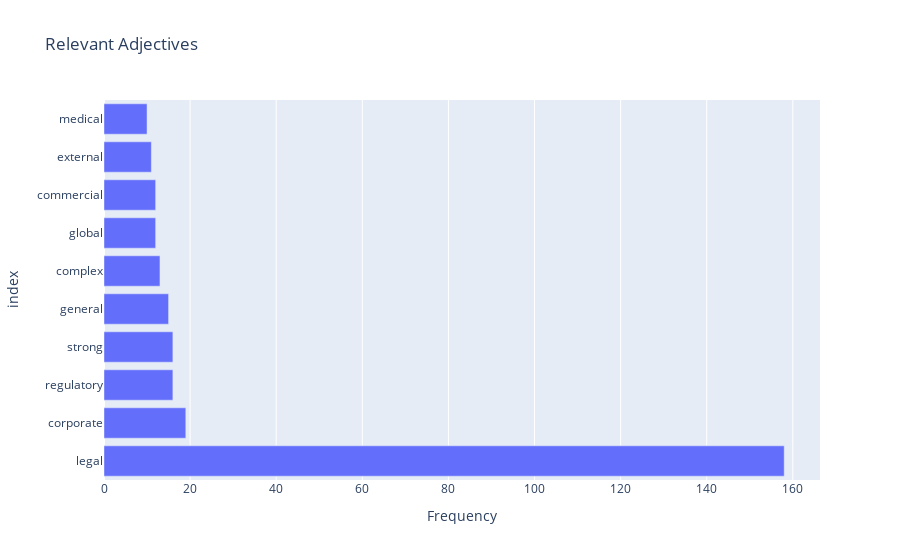

Notebook code for this chart:
### Code cell
tags['Adjectives']

### Figure 1 — Plotly figure (JSON) as saved in the notebook; plotly's stock layout.template omitted (floating-point values rounded to 4 significant figures)
{"data": [{"alignmentgroup": "True", "hovertemplate": "Frequency=%{x}<br>index=%{y}<extra></extra>", "legendgroup": "", "marker": {"color": "#636efa", "pattern": {"shape": ""}}, "name": "", "offsetgroup": "", "orientation": "h", "showlegend": false, "textposition": "auto", "type": "bar", "x": [158, 19, 16, 16, 15, 13, 12, 12, 11, 10], "xaxis": "x", "y": ["legal", "corporate", "regulatory", "strong", "general", "complex", "global", "commercial", "external", "medical"], "yaxis": "y"}], "layout": {"autosize": true, "barmode": "relative", "legend": {"tracegroupgap": 0}, "title": {"text": "Relevant Adjectives"}, "xaxis": {"anchor": "y", "autorange": true, "domain": [0, 1], "range": [0, 166.3], "title": {"text": "Frequency"}, "type": "linear"}, "yaxis": {"anchor": "x", "autorange": true, "domain": [0, 1], "range": [-0.5, 9.5], "title": {"text": "index"}, "type": "category"}}}
